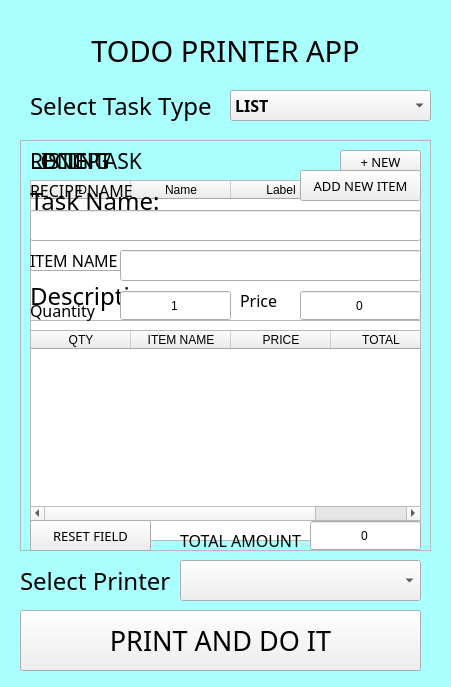
<?xml version="1.0" encoding="UTF-8"?>
<ui version="4.0">
 <class>MainWindow</class>
 <widget class="QMainWindow" name="MainWindow">
  <property name="geometry">
   <rect>
    <x>0</x>
    <y>0</y>
    <width>451</width>
    <height>687</height>
   </rect>
  </property>
  <property name="windowTitle">
   <string>MainWindow</string>
  </property>
  <property name="styleSheet">
   <string notr="true">#MainWindow{
	background-color: rgb(170, 255, 255)
}</string>
  </property>
  <widget class="QWidget" name="centralwidget">
   <widget class="QLabel" name="label">
    <property name="geometry">
     <rect>
      <x>20</x>
      <y>10</y>
      <width>411</width>
      <height>81</height>
     </rect>
    </property>
    <property name="font">
     <font>
      <family>Arial Rounded MT Bold</family>
      <pointsize>22</pointsize>
     </font>
    </property>
    <property name="text">
     <string>TODO PRINTER APP</string>
    </property>
    <property name="alignment">
     <set>Qt::AlignCenter</set>
    </property>
   </widget>
   <widget class="QPushButton" name="printTodoBtn">
    <property name="geometry">
     <rect>
      <x>20</x>
      <y>610</y>
      <width>401</width>
      <height>61</height>
     </rect>
    </property>
    <property name="font">
     <font>
      <family>Arial Rounded MT Bold</family>
      <pointsize>20</pointsize>
     </font>
    </property>
    <property name="styleSheet">
     <string notr="true">#pushButton_2{
	background-color: rgb(170, 255, 127);
	color: indigo;
	border-radius: 20px;
}

#pushButton_2:hover{
	background: rgb(170, 200, 127);
	color: #3ff;
}</string>
    </property>
    <property name="text">
     <string>PRINT AND DO IT</string>
    </property>
   </widget>
   <widget class="QLabel" name="label_2">
    <property name="geometry">
     <rect>
      <x>20</x>
      <y>570</y>
      <width>151</width>
      <height>21</height>
     </rect>
    </property>
    <property name="font">
     <font>
      <family>Quicksand Light</family>
      <pointsize>18</pointsize>
     </font>
    </property>
    <property name="text">
     <string>Select Printer</string>
    </property>
   </widget>
   <widget class="QComboBox" name="comboBox">
    <property name="geometry">
     <rect>
      <x>180</x>
      <y>560</y>
      <width>241</width>
      <height>41</height>
     </rect>
    </property>
    <property name="font">
     <font>
      <family>Quicksand SemiBold</family>
      <pointsize>12</pointsize>
      <weight>75</weight>
      <bold>true</bold>
     </font>
    </property>
    <property name="layoutDirection">
     <enum>Qt::LeftToRight</enum>
    </property>
   </widget>
   <widget class="QFrame" name="frame1">
    <property name="geometry">
     <rect>
      <x>20</x>
      <y>140</y>
      <width>411</width>
      <height>411</height>
     </rect>
    </property>
    <property name="frameShape">
     <enum>QFrame::StyledPanel</enum>
    </property>
    <property name="frameShadow">
     <enum>QFrame::Raised</enum>
    </property>
    <widget class="QPushButton" name="newTodoBtn">
     <property name="geometry">
      <rect>
       <x>320</x>
       <y>10</y>
       <width>81</width>
       <height>23</height>
      </rect>
     </property>
     <property name="font">
      <font>
       <family>Quicksand</family>
       <pointsize>10</pointsize>
      </font>
     </property>
     <property name="styleSheet">
      <string notr="true">#pushButton{
	border: none;
	border-radius: 10px;
	background-color: pink;
}

#pushButton:hover{
	background-color: white;
	color: purple;
}</string>
     </property>
     <property name="text">
      <string>+ NEW</string>
     </property>
    </widget>
    <widget class="QTableWidget" name="todoTableWidget">
     <property name="geometry">
      <rect>
       <x>10</x>
       <y>40</y>
       <width>391</width>
       <height>361</height>
      </rect>
     </property>
     <property name="styleSheet">
      <string notr="true">#tableWidget{
	border: none;
	background: red;
	border-radius: 12px;
}</string>
     </property>
     <property name="selectionBehavior">
      <enum>QAbstractItemView::SelectRows</enum>
     </property>
     <column>
      <property name="text">
       <string>ID</string>
      </property>
     </column>
     <column>
      <property name="text">
       <string>Name</string>
      </property>
     </column>
     <column>
      <property name="text">
       <string>Label</string>
      </property>
     </column>
    </widget>
    <widget class="QLabel" name="label_3">
     <property name="geometry">
      <rect>
       <x>10</x>
       <y>0</y>
       <width>181</width>
       <height>41</height>
      </rect>
     </property>
     <property name="font">
      <font>
       <family>Arial Rounded MT Bold</family>
       <pointsize>16</pointsize>
      </font>
     </property>
     <property name="text">
      <string>LISTING</string>
     </property>
    </widget>
   </widget>
   <widget class="QLabel" name="label_7">
    <property name="geometry">
     <rect>
      <x>30</x>
      <y>90</y>
      <width>211</width>
      <height>31</height>
     </rect>
    </property>
    <property name="font">
     <font>
      <family>Quicksand Light</family>
      <pointsize>18</pointsize>
     </font>
    </property>
    <property name="text">
     <string>Select Task Type</string>
    </property>
   </widget>
   <widget class="QComboBox" name="taskType">
    <property name="geometry">
     <rect>
      <x>230</x>
      <y>90</y>
      <width>201</width>
      <height>31</height>
     </rect>
    </property>
    <property name="font">
     <font>
      <family>Quicksand SemiBold</family>
      <pointsize>12</pointsize>
      <weight>75</weight>
      <bold>true</bold>
     </font>
    </property>
    <property name="layoutDirection">
     <enum>Qt::LeftToRight</enum>
    </property>
    <item>
     <property name="text">
      <string>LIST</string>
     </property>
    </item>
    <item>
     <property name="text">
      <string>LONGTASK</string>
     </property>
    </item>
    <item>
     <property name="text">
      <string>NOEMSPRINT</string>
     </property>
    </item>
   </widget>
   <widget class="QFrame" name="frame2">
    <property name="geometry">
     <rect>
      <x>20</x>
      <y>140</y>
      <width>411</width>
      <height>411</height>
     </rect>
    </property>
    <property name="frameShape">
     <enum>QFrame::StyledPanel</enum>
    </property>
    <property name="frameShadow">
     <enum>QFrame::Raised</enum>
    </property>
    <widget class="QLabel" name="label_4">
     <property name="geometry">
      <rect>
       <x>10</x>
       <y>0</y>
       <width>201</width>
       <height>41</height>
      </rect>
     </property>
     <property name="font">
      <font>
       <family>Arial Rounded MT Bold</family>
       <pointsize>16</pointsize>
      </font>
     </property>
     <property name="text">
      <string>LONG TASK </string>
     </property>
    </widget>
    <widget class="QLineEdit" name="frame2TaskName">
     <property name="geometry">
      <rect>
       <x>10</x>
       <y>80</y>
       <width>391</width>
       <height>51</height>
      </rect>
     </property>
    </widget>
    <widget class="QLabel" name="label_5">
     <property name="geometry">
      <rect>
       <x>10</x>
       <y>50</y>
       <width>151</width>
       <height>21</height>
      </rect>
     </property>
     <property name="font">
      <font>
       <family>Quicksand Light</family>
       <pointsize>18</pointsize>
      </font>
     </property>
     <property name="text">
      <string>Task Name:</string>
     </property>
    </widget>
    <widget class="QLabel" name="label_6">
     <property name="geometry">
      <rect>
       <x>10</x>
       <y>140</y>
       <width>151</width>
       <height>31</height>
      </rect>
     </property>
     <property name="font">
      <font>
       <family>Quicksand Light</family>
       <pointsize>18</pointsize>
      </font>
     </property>
     <property name="text">
      <string>Description</string>
     </property>
    </widget>
    <widget class="QTextEdit" name="frame2TaskDescription">
     <property name="geometry">
      <rect>
       <x>10</x>
       <y>180</y>
       <width>391</width>
       <height>221</height>
      </rect>
     </property>
     <property name="lineWrapMode">
      <enum>QTextEdit::WidgetWidth</enum>
     </property>
     <property name="lineWrapColumnOrWidth">
      <number>0</number>
     </property>
    </widget>
   </widget>
   <widget class="QFrame" name="frame3">
    <property name="geometry">
     <rect>
      <x>20</x>
      <y>140</y>
      <width>411</width>
      <height>411</height>
     </rect>
    </property>
    <property name="frameShape">
     <enum>QFrame::StyledPanel</enum>
    </property>
    <property name="frameShadow">
     <enum>QFrame::Raised</enum>
    </property>
    <widget class="QPushButton" name="newItemBtn">
     <property name="geometry">
      <rect>
       <x>280</x>
       <y>30</y>
       <width>121</width>
       <height>31</height>
      </rect>
     </property>
     <property name="font">
      <font>
       <family>Quicksand</family>
       <pointsize>10</pointsize>
      </font>
     </property>
     <property name="styleSheet">
      <string notr="true">#pushButton{
	border: none;
	border-radius: 10px;
	background-color: pink;
}

#pushButton:hover{
	background-color: white;
	color: purple;
}</string>
     </property>
     <property name="text">
      <string>ADD NEW ITEM</string>
     </property>
    </widget>
    <widget class="QTableWidget" name="frame3ItemTbl">
     <property name="geometry">
      <rect>
       <x>10</x>
       <y>190</y>
       <width>391</width>
       <height>191</height>
      </rect>
     </property>
     <property name="styleSheet">
      <string notr="true">#tableWidget{
	border: none;
	background: red;
	border-radius: 12px;
}</string>
     </property>
     <property name="selectionBehavior">
      <enum>QAbstractItemView::SelectRows</enum>
     </property>
     <column>
      <property name="text">
       <string>QTY</string>
      </property>
     </column>
     <column>
      <property name="text">
       <string>ITEM NAME</string>
      </property>
     </column>
     <column>
      <property name="text">
       <string>PRICE</string>
      </property>
     </column>
     <column>
      <property name="text">
       <string>TOTAL</string>
      </property>
     </column>
    </widget>
    <widget class="QLabel" name="label_8">
     <property name="geometry">
      <rect>
       <x>10</x>
       <y>0</y>
       <width>181</width>
       <height>41</height>
      </rect>
     </property>
     <property name="font">
      <font>
       <family>Arial Rounded MT Bold</family>
       <pointsize>16</pointsize>
      </font>
     </property>
     <property name="text">
      <string>RECIEPT</string>
     </property>
    </widget>
    <widget class="QLineEdit" name="frame3RecieptName">
     <property name="geometry">
      <rect>
       <x>10</x>
       <y>70</y>
       <width>391</width>
       <height>31</height>
      </rect>
     </property>
    </widget>
    <widget class="QLabel" name="label_9">
     <property name="geometry">
      <rect>
       <x>10</x>
       <y>40</y>
       <width>181</width>
       <height>21</height>
      </rect>
     </property>
     <property name="font">
      <font>
       <family>Quicksand Light</family>
       <pointsize>12</pointsize>
      </font>
     </property>
     <property name="text">
      <string>RECIPE NAME</string>
     </property>
    </widget>
    <widget class="QLineEdit" name="frame3ItemName">
     <property name="geometry">
      <rect>
       <x>100</x>
       <y>110</y>
       <width>301</width>
       <height>31</height>
      </rect>
     </property>
    </widget>
    <widget class="QLabel" name="label_10">
     <property name="geometry">
      <rect>
       <x>10</x>
       <y>110</y>
       <width>91</width>
       <height>21</height>
      </rect>
     </property>
     <property name="font">
      <font>
       <family>Quicksand Light</family>
       <pointsize>12</pointsize>
      </font>
     </property>
     <property name="text">
      <string>ITEM NAME</string>
     </property>
    </widget>
    <widget class="QLabel" name="label_11">
     <property name="geometry">
      <rect>
       <x>10</x>
       <y>160</y>
       <width>91</width>
       <height>21</height>
      </rect>
     </property>
     <property name="font">
      <font>
       <family>Quicksand Light</family>
       <pointsize>12</pointsize>
      </font>
     </property>
     <property name="text">
      <string>Quantity</string>
     </property>
    </widget>
    <widget class="QLabel" name="label_12">
     <property name="geometry">
      <rect>
       <x>220</x>
       <y>150</y>
       <width>91</width>
       <height>21</height>
      </rect>
     </property>
     <property name="font">
      <font>
       <family>Quicksand Light</family>
       <pointsize>12</pointsize>
      </font>
     </property>
     <property name="text">
      <string>Price</string>
     </property>
    </widget>
    <widget class="QSpinBox" name="frame3Qty">
     <property name="geometry">
      <rect>
       <x>100</x>
       <y>150</y>
       <width>111</width>
       <height>31</height>
      </rect>
     </property>
     <property name="alignment">
      <set>Qt::AlignCenter</set>
     </property>
     <property name="buttonSymbols">
      <enum>QAbstractSpinBox::NoButtons</enum>
     </property>
     <property name="minimum">
      <number>1</number>
     </property>
     <property name="maximum">
      <number>99999</number>
     </property>
    </widget>
    <widget class="QSpinBox" name="frame3Price">
     <property name="geometry">
      <rect>
       <x>280</x>
       <y>150</y>
       <width>121</width>
       <height>31</height>
      </rect>
     </property>
     <property name="alignment">
      <set>Qt::AlignCenter</set>
     </property>
     <property name="buttonSymbols">
      <enum>QAbstractSpinBox::NoButtons</enum>
     </property>
     <property name="minimum">
      <number>0</number>
     </property>
     <property name="maximum">
      <number>99999</number>
     </property>
    </widget>
    <widget class="QLabel" name="label_13">
     <property name="geometry">
      <rect>
       <x>160</x>
       <y>390</y>
       <width>131</width>
       <height>21</height>
      </rect>
     </property>
     <property name="font">
      <font>
       <family>Quicksand Light</family>
       <pointsize>12</pointsize>
      </font>
     </property>
     <property name="text">
      <string>TOTAL AMOUNT</string>
     </property>
    </widget>
    <widget class="QSpinBox" name="frame3TotalAmount">
     <property name="geometry">
      <rect>
       <x>290</x>
       <y>380</y>
       <width>111</width>
       <height>31</height>
      </rect>
     </property>
     <property name="alignment">
      <set>Qt::AlignCenter</set>
     </property>
     <property name="buttonSymbols">
      <enum>QAbstractSpinBox::NoButtons</enum>
     </property>
     <property name="minimum">
      <number>0</number>
     </property>
     <property name="maximum">
      <number>99999</number>
     </property>
    </widget>
    <widget class="QPushButton" name="frame3ResetBtn">
     <property name="geometry">
      <rect>
       <x>10</x>
       <y>380</y>
       <width>121</width>
       <height>31</height>
      </rect>
     </property>
     <property name="font">
      <font>
       <family>Quicksand</family>
       <pointsize>10</pointsize>
      </font>
     </property>
     <property name="styleSheet">
      <string notr="true">#pushButton{
	border: none;
	border-radius: 10px;
	background-color: pink;
}

#pushButton:hover{
	background-color: white;
	color: purple;
}</string>
     </property>
     <property name="text">
      <string>RESET FIELD</string>
     </property>
    </widget>
   </widget>
  </widget>
 </widget>
 <resources/>
 <connections/>
</ui>
